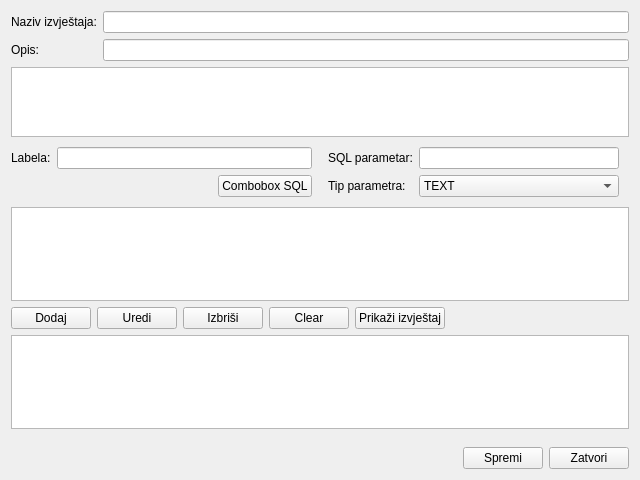
<?xml version="1.0" encoding="UTF-8"?>
<ui version="4.0">
 <class>ReportType1Editor</class>
 <widget class="QWidget" name="ReportType1Editor">
  <property name="geometry">
   <rect>
    <x>0</x>
    <y>0</y>
    <width>640</width>
    <height>480</height>
   </rect>
  </property>
  <property name="windowTitle">
   <string>Form</string>
  </property>
  <layout class="QVBoxLayout" name="verticalLayout">
   <item>
    <layout class="QHBoxLayout" name="horizontalLayout">
     <item>
      <layout class="QFormLayout" name="formLayout">
       <item row="0" column="0">
        <widget class="QLabel" name="label">
         <property name="text">
          <string>Naziv izvještaja:</string>
         </property>
        </widget>
       </item>
       <item row="0" column="1">
        <widget class="QLineEdit" name="reportName"/>
       </item>
       <item row="1" column="0">
        <widget class="QLabel" name="label_2">
         <property name="text">
          <string>Opis:</string>
         </property>
        </widget>
       </item>
       <item row="1" column="1">
        <widget class="QLineEdit" name="reportDescription"/>
       </item>
      </layout>
     </item>
    </layout>
   </item>
   <item>
    <widget class="QTableView" name="inputElementsTable">
     <property name="maximumSize">
      <size>
       <width>16777215</width>
       <height>100</height>
      </size>
     </property>
    </widget>
   </item>
   <item>
    <layout class="QHBoxLayout" name="horizontalLayout_2">
     <property name="topMargin">
      <number>2</number>
     </property>
     <property name="rightMargin">
      <number>10</number>
     </property>
     <property name="bottomMargin">
      <number>2</number>
     </property>
     <item>
      <layout class="QFormLayout" name="formLayout_2">
       <property name="topMargin">
        <number>2</number>
       </property>
       <property name="bottomMargin">
        <number>2</number>
       </property>
       <item row="0" column="0">
        <widget class="QLabel" name="label_3">
         <property name="text">
          <string>Labela:</string>
         </property>
        </widget>
       </item>
       <item row="0" column="1">
        <widget class="QLineEdit" name="inputLabel"/>
       </item>
       <item row="1" column="1">
        <layout class="QHBoxLayout" name="horizontalLayout_5">
         <property name="bottomMargin">
          <number>0</number>
         </property>
         <item>
          <spacer name="horizontalSpacer_3">
           <property name="orientation">
            <enum>Qt::Horizontal</enum>
           </property>
           <property name="sizeHint" stdset="0">
            <size>
             <width>40</width>
             <height>20</height>
            </size>
           </property>
          </spacer>
         </item>
         <item>
          <widget class="QPushButton" name="comboboxSql">
           <property name="text">
            <string>Combobox SQL</string>
           </property>
           <property name="checkable">
            <bool>true</bool>
           </property>
           <property name="checked">
            <bool>false</bool>
           </property>
           <property name="autoDefault">
            <bool>false</bool>
           </property>
           <property name="default">
            <bool>false</bool>
           </property>
           <property name="flat">
            <bool>false</bool>
           </property>
          </widget>
         </item>
        </layout>
       </item>
      </layout>
     </item>
     <item>
      <layout class="QFormLayout" name="formLayout_3">
       <property name="leftMargin">
        <number>10</number>
       </property>
       <property name="topMargin">
        <number>2</number>
       </property>
       <property name="bottomMargin">
        <number>2</number>
       </property>
       <item row="0" column="0">
        <widget class="QLabel" name="label_4">
         <property name="text">
          <string>SQL parametar:</string>
         </property>
        </widget>
       </item>
       <item row="0" column="1">
        <widget class="QLineEdit" name="inputName"/>
       </item>
       <item row="1" column="0">
        <widget class="QLabel" name="label_5">
         <property name="text">
          <string>Tip parametra:</string>
         </property>
        </widget>
       </item>
       <item row="1" column="1">
        <widget class="QComboBox" name="inputType">
         <item>
          <property name="text">
           <string>TEXT</string>
          </property>
         </item>
         <item>
          <property name="text">
           <string>DATE</string>
          </property>
         </item>
         <item>
          <property name="text">
           <string>DATETIME</string>
          </property>
         </item>
         <item>
          <property name="text">
           <string>SQLCOMBOBOX</string>
          </property>
         </item>
        </widget>
       </item>
      </layout>
     </item>
    </layout>
   </item>
   <item>
    <widget class="QPlainTextEdit" name="sqlComboboxText"/>
   </item>
   <item>
    <layout class="QHBoxLayout" name="horizontalLayout_3">
     <property name="topMargin">
      <number>0</number>
     </property>
     <property name="rightMargin">
      <number>0</number>
     </property>
     <item>
      <widget class="QPushButton" name="addInputBtn">
       <property name="text">
        <string>Dodaj</string>
       </property>
      </widget>
     </item>
     <item>
      <widget class="QPushButton" name="editInputBtn">
       <property name="text">
        <string>Uredi</string>
       </property>
      </widget>
     </item>
     <item>
      <widget class="QPushButton" name="deleteInputBtn">
       <property name="text">
        <string>Izbriši</string>
       </property>
      </widget>
     </item>
     <item>
      <widget class="QPushButton" name="clearInputBtn">
       <property name="text">
        <string>Clear</string>
       </property>
      </widget>
     </item>
     <item>
      <widget class="QPushButton" name="showReportBtn">
       <property name="text">
        <string>Prikaži izvještaj</string>
       </property>
      </widget>
     </item>
     <item>
      <spacer name="horizontalSpacer">
       <property name="orientation">
        <enum>Qt::Horizontal</enum>
       </property>
       <property name="sizeHint" stdset="0">
        <size>
         <width>40</width>
         <height>20</height>
        </size>
       </property>
      </spacer>
     </item>
    </layout>
   </item>
   <item>
    <widget class="QTextEdit" name="sqlEditor">
     <property name="maximumSize">
      <size>
       <width>16777215</width>
       <height>400</height>
      </size>
     </property>
    </widget>
   </item>
   <item>
    <layout class="QHBoxLayout" name="reportWidgetHolder">
     <property name="topMargin">
      <number>6</number>
     </property>
     <item>
      <widget class="ReportType1" name="reportWidget" native="true"/>
     </item>
    </layout>
   </item>
   <item>
    <layout class="QHBoxLayout" name="horizontalLayout_4">
     <property name="topMargin">
      <number>0</number>
     </property>
     <property name="rightMargin">
      <number>0</number>
     </property>
     <item>
      <spacer name="horizontalSpacer_2">
       <property name="orientation">
        <enum>Qt::Horizontal</enum>
       </property>
       <property name="sizeHint" stdset="0">
        <size>
         <width>40</width>
         <height>20</height>
        </size>
       </property>
      </spacer>
     </item>
     <item>
      <widget class="QPushButton" name="saveReportBtn">
       <property name="text">
        <string>Spremi</string>
       </property>
      </widget>
     </item>
     <item>
      <widget class="QPushButton" name="cancelReportBtn">
       <property name="text">
        <string>Zatvori</string>
       </property>
      </widget>
     </item>
    </layout>
   </item>
  </layout>
 </widget>
 <customwidgets>
  <customwidget>
   <class>ReportType1</class>
   <extends>QWidget</extends>
   <header>src/widget/reporttype1.h</header>
   <container>1</container>
  </customwidget>
 </customwidgets>
 <resources/>
 <connections/>
</ui>
